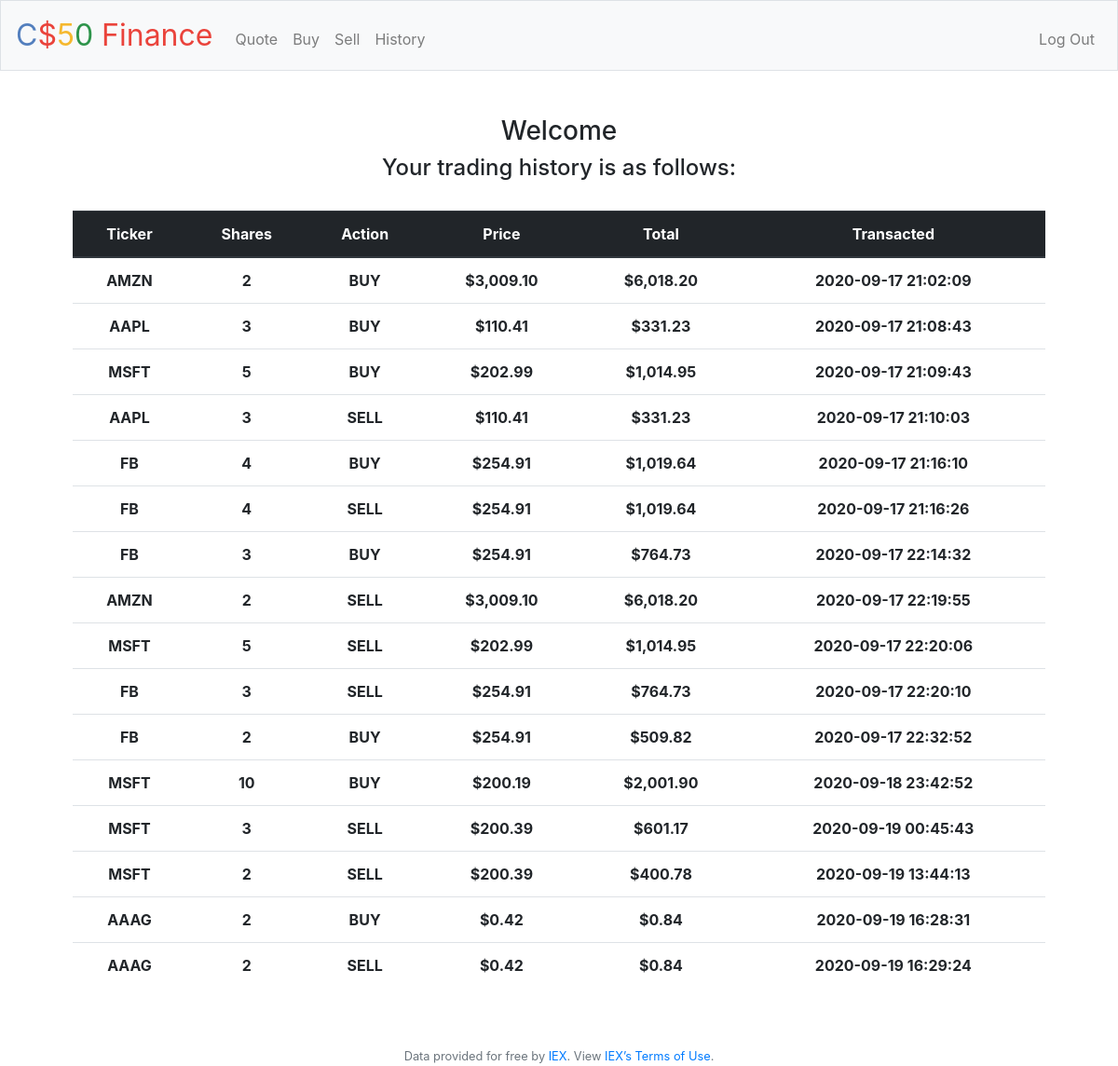
Screenshot of /history (signed in) with the database file from the repository.
### tables this page shows
CREATE TABLE "trades"(trade_id INTEGER PRIMARY KEY AUTOINCREMENT NOT NULL, customer_id INTEGER NOT NULL, action TEXT NOT NULL, stock TEXT NOT NULL, quantity NUMERIC NOT NULL, price NUMERIC NOT NULL, total_value NUMERIC NOT NULL, datetime TEXT NOT NULL DEFAULT CURRENT_TIMESTAMP);

### application.py (the view)
@app.route("/history")
@login_required
def history():
    get_id = session["user_id"]
    trading_info = db.execute(f"SELECT * FROM trades WHERE customer_id = {get_id}")
    tickers = {}
    shares = {}
    prices = {}
    totals = {}
    datetime = {}
    actions = {}
    for trades in trading_info:
        tickers[trades["trade_id"]] = trades["stock"]
        shares[trades["trade_id"]] = trades["quantity"]
        prices[trades["trade_id"]] = usd(trades["price"])
        totals[trades["trade_id"]] = usd(trades["total_value"])
        datetime[trades["trade_id"]] = trades["datetime"]
        actions[trades["trade_id"]] = trades["action"]
    return render_template("history.html", datetime = datetime, tickers = tickers, shares = shares, prices = prices, totals = totals, actions = actions)

### application.py (called while the page is built)
@app.after_request
def after_request(response):
    response.headers["Cache-Control"] = "no-cache, no-store, must-revalidate"
    response.headers["Expires"] = 0
    response.headers["Pragma"] = "no-cache"
    return response

### helpers.py (called while the page is built)
def login_required(f):
    @wraps(f)
    def decorated_function(*args, **kwargs):
        if session.get("user_id") is None:
            return redirect("/login")
        return f(*args, **kwargs)
    return decorated_function

def usd(value):
    return f"${value:,.2f}"

### templates/history.html (shortened to what this page needs)
{% extends "layout.html" %}
{% block main %}
    <div class="form-group">
        <h3>Welcome {{name}}</h3>
        <h4>Your trading history is as follows:</h4>
        <br>
        <table class = "table">
            <thead class = "thead-dark">
            <tr>
                <th>Ticker</th>
                <th>Shares</th>
                <th>Action</th>
                <th>Price</th>
                <th>Total</th>
                <th>Transacted</th>
            </tr>
            </thead>
            {% for date in datetime %}
            <tr>
                <th>{{tickers[date]}}</th>
                <th>{{shares[date]}}</th>
                <th>{{actions[date]}}</th>
                <th>{{prices[date]}}</th>
                <th>{{totals[date]}}</th>
                <th>{{datetime[date]}}</th>
            </tr>
            {% endfor %}
        </table>
    </div>
{% endblock %}

### templates/layout.html (shortened to what this page needs)
<!DOCTYPE html>
<html lang="en">
    <head>
        <link href="https://maxcdn.bootstrapcdn.com/bootstrap/4.1.3/css/bootstrap.min.css" rel="stylesheet">
        <link href="/static/styles.css" rel="stylesheet">
    </head>
    <body>
        <nav class="navbar navbar-expand-md navbar-light bg-light border">
            <a class="navbar-brand" href="/"><span class="blue">C</span><span class="red">$</span><span class="yellow">5</span><span class="green">0</span> <span class="red">Finance</span></a>
            <div class="collapse navbar-collapse" id="navbar">
                {% if session.user_id %}
                    <ul class="navbar-nav mr-auto mt-2">
                        <li class="nav-item"><a class="nav-link" href="/quote">Quote</a></li>
                        <li class="nav-item"><a class="nav-link" href="/buy">Buy</a></li>
                        <li class="nav-item"><a class="nav-link" href="/sell">Sell</a></li>
                        <li class="nav-item"><a class="nav-link" href="/history">History</a></li>
                    </ul>
                    <ul class="navbar-nav ml-auto mt-2">
                        <li class="nav-item"><a class="nav-link" href="/logout">Log Out</a></li>
                    </ul>
                {% else %}
                    <ul class="navbar-nav ml-auto mt-2">
                        <li class="nav-item"><a class="nav-link" href="/register">Register</a></li>
                        <li class="nav-item"><a class="nav-link" href="/login">Log In</a></li>
                    </ul>
                {% endif %}
            </div>
        </nav>
        <main class="container p-5">
            {% block main %}{% endblock %}
        </main>
        <footer class="small text-center text-muted">
            Data provided for free by <a href="https://iextrading.com/developer">IEX</a>. View <a href="https://iextrading.com/api-exhibit-a/">IEX’s Terms of Use</a>.
        </footer>
    </body>
</html>

### static/styles.css (style rules this page uses)
nav .navbar-brand { font-size: xx-large; }
nav .navbar-brand .blue { color: #537fbe; }
nav .navbar-brand .red { color: #ea433b; }
nav .navbar-brand .yellow { color: #f5b82e; }
nav .navbar-brand .green { color: #2e944b; }
main { overflow-x: auto; text-align: center; }

### rows the page displays
trades: stock "AMZN", action "BUY", datetime "2020-09-17 21:02:09"
trades: stock "AAPL", action "BUY", datetime "2020-09-17 21:08:43"
trades: stock "MSFT", action "BUY", datetime "2020-09-17 21:09:43"
trades: stock "AAPL", action "SELL", datetime "2020-09-17 21:10:03"
trades: stock "FB", action "BUY", datetime "2020-09-17 21:16:10"
trades: stock "FB", action "SELL", datetime "2020-09-17 21:16:26"
trades: stock "FB", action "BUY", datetime "2020-09-17 22:14:32"
trades: stock "AMZN", action "SELL", datetime "2020-09-17 22:19:55"
trades: stock "MSFT", action "SELL", datetime "2020-09-17 22:20:06"
trades: stock "FB", action "SELL", datetime "2020-09-17 22:20:10"
trades: stock "FB", action "BUY", datetime "2020-09-17 22:32:52"
trades: stock "MSFT", action "BUY", datetime "2020-09-18 23:42:52"
trades: stock "MSFT", action "SELL", datetime "2020-09-19 00:45:43"
trades: stock "MSFT", action "SELL", datetime "2020-09-19 13:44:13"
trades: stock "AAAG", action "BUY", datetime "2020-09-19 16:28:31"
trades: stock "AAAG", action "SELL", datetime "2020-09-19 16:29:24"

### other values shown
{{ shares[date] }} "2" "3" "5" "3" "4" "4" "3" "2" "5" "3" "2" "10" "3" "2" "2" "2"
{{ prices[date] }} "$3,009.10" "$110.41" "$202.99" "$110.41" "$254.91" "$254.91" "$254.91" "$3,009.10" "$202.99" "$254.91" "$254.91" "$200.19" "$200.39" "$200.39" "$0.42" "$0.42"
{{ totals[date] }} "$6,018.20" "$331.23" "$1,014.95" "$331.23" "$1,019.64" "$1,019.64" "$764.73" "$6,018.20" "$1,014.95" "$764.73" "$509.82" "$2,001.90" "$601.17" "$400.78" "$0.84" "$0.84"
